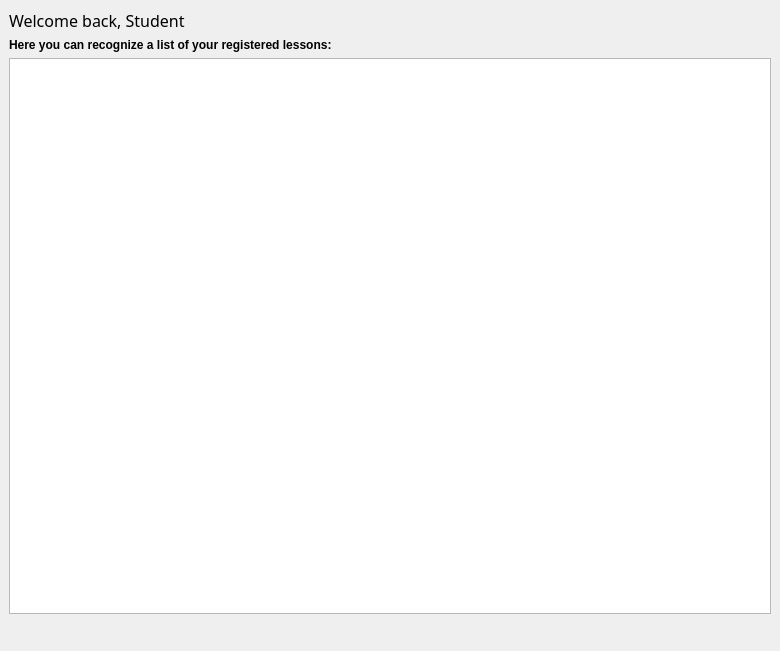
<?xml version="1.0" encoding="UTF-8"?>
<ui version="4.0">
 <class>StudentPanel</class>
 <widget class="QMainWindow" name="StudentPanel">
  <property name="geometry">
   <rect>
    <x>0</x>
    <y>0</y>
    <width>780</width>
    <height>651</height>
   </rect>
  </property>
  <property name="windowTitle">
   <string>MainWindow</string>
  </property>
  <widget class="QWidget" name="centralwidget">
   <layout class="QVBoxLayout" name="mainLayout">
    <item>
     <layout class="QHBoxLayout" name="welcomeLayout">
      <item>
       <widget class="QLabel" name="welcomeLabel">
        <property name="font">
         <font>
          <family>Segoe Print</family>
          <pointsize>12</pointsize>
         </font>
        </property>
        <property name="text">
         <string>Welcome back, Student</string>
        </property>
       </widget>
      </item>
      <item>
       <spacer name="horizontalSpacer">
        <property name="orientation">
         <enum>Qt::Orientation::Horizontal</enum>
        </property>
        <property name="sizeHint" stdset="0">
         <size>
          <width>40</width>
          <height>20</height>
         </size>
        </property>
       </spacer>
      </item>
      <item>
       <widget class="QPushButton" name="editProfileButton">
        <property name="toolTip">
         <string>Edit Your Profile</string>
        </property>
        <property name="text">
         <string/>
        </property>
        <property name="icon">
         <iconset resource="../../resources/main.qrc">
          <normaloff>:/root/dialogs/edit.png</normaloff>:/root/dialogs/edit.png</iconset>
        </property>
        <property name="iconSize">
         <size>
          <width>32</width>
          <height>32</height>
         </size>
        </property>
        <property name="flat">
         <bool>true</bool>
        </property>
       </widget>
      </item>
      <item>
       <widget class="QPushButton" name="viewProfileButton">
        <property name="toolTip">
         <string>View Your Profile</string>
        </property>
        <property name="text">
         <string/>
        </property>
        <property name="icon">
         <iconset resource="../../resources/main.qrc">
          <normaloff>:/root/dialogs/show.png</normaloff>:/root/dialogs/show.png</iconset>
        </property>
        <property name="iconSize">
         <size>
          <width>32</width>
          <height>32</height>
         </size>
        </property>
        <property name="flat">
         <bool>true</bool>
        </property>
       </widget>
      </item>
     </layout>
    </item>
    <item>
     <layout class="QVBoxLayout" name="lessonLayout">
      <item>
       <widget class="QLabel" name="title">
        <property name="font">
         <font>
          <bold>true</bold>
         </font>
        </property>
        <property name="text">
         <string>Here you can recognize a list of your registered lessons:</string>
        </property>
       </widget>
      </item>
      <item>
       <widget class="QTableView" name="registeredLessonsView">
        <property name="font">
         <font>
          <bold>true</bold>
         </font>
        </property>
        <property name="frameShadow">
         <enum>QFrame::Shadow::Plain</enum>
        </property>
        <property name="selectionBehavior">
         <enum>QAbstractItemView::SelectionBehavior::SelectRows</enum>
        </property>
       </widget>
      </item>
     </layout>
    </item>
    <item>
     <layout class="QHBoxLayout" name="controlLayout">
      <item>
       <spacer name="controlLeftSpacer">
        <property name="orientation">
         <enum>Qt::Orientation::Horizontal</enum>
        </property>
        <property name="sizeHint" stdset="0">
         <size>
          <width>40</width>
          <height>20</height>
         </size>
        </property>
       </spacer>
      </item>
      <item>
       <widget class="QPushButton" name="addLessonButton">
        <property name="font">
         <font>
          <bold>true</bold>
         </font>
        </property>
        <property name="toolTip">
         <string>Register</string>
        </property>
        <property name="text">
         <string/>
        </property>
        <property name="icon">
         <iconset resource="../../resources/main.qrc">
          <normaloff>:/root/dialogs/add.png</normaloff>:/root/dialogs/add.png</iconset>
        </property>
        <property name="iconSize">
         <size>
          <width>32</width>
          <height>32</height>
         </size>
        </property>
        <property name="flat">
         <bool>true</bool>
        </property>
       </widget>
      </item>
      <item>
       <widget class="QPushButton" name="removeLessonButton">
        <property name="font">
         <font>
          <bold>true</bold>
         </font>
        </property>
        <property name="toolTip">
         <string>Unregister</string>
        </property>
        <property name="text">
         <string/>
        </property>
        <property name="icon">
         <iconset resource="../../resources/main.qrc">
          <normaloff>:/root/dialogs/delete.png</normaloff>:/root/dialogs/delete.png</iconset>
        </property>
        <property name="iconSize">
         <size>
          <width>32</width>
          <height>32</height>
         </size>
        </property>
        <property name="flat">
         <bool>true</bool>
        </property>
       </widget>
      </item>
      <item>
       <widget class="QPushButton" name="showLessonButton">
        <property name="font">
         <font>
          <bold>true</bold>
         </font>
        </property>
        <property name="toolTip">
         <string>View</string>
        </property>
        <property name="text">
         <string/>
        </property>
        <property name="icon">
         <iconset resource="../../resources/main.qrc">
          <normaloff>:/root/dialogs/show.png</normaloff>:/root/dialogs/show.png</iconset>
        </property>
        <property name="iconSize">
         <size>
          <width>32</width>
          <height>32</height>
         </size>
        </property>
        <property name="flat">
         <bool>true</bool>
        </property>
       </widget>
      </item>
      <item>
       <spacer name="controlRightSpacer">
        <property name="orientation">
         <enum>Qt::Orientation::Horizontal</enum>
        </property>
        <property name="sizeHint" stdset="0">
         <size>
          <width>40</width>
          <height>20</height>
         </size>
        </property>
       </spacer>
      </item>
     </layout>
    </item>
   </layout>
  </widget>
 </widget>
 <resources>
  <include location="../../resources/main.qrc"/>
 </resources>
 <connections>
  <connection>
   <sender>viewProfileButton</sender>
   <signal>clicked()</signal>
   <receiver>StudentPanel</receiver>
   <slot>viewProfile()</slot>
   <hints>
    <hint type="sourcelabel">
     <x>741</x>
     <y>38</y>
    </hint>
    <hint type="destinationlabel">
     <x>771</x>
     <y>81</y>
    </hint>
   </hints>
  </connection>
  <connection>
   <sender>editProfileButton</sender>
   <signal>clicked()</signal>
   <receiver>StudentPanel</receiver>
   <slot>editProfile()</slot>
   <hints>
    <hint type="sourcelabel">
     <x>690</x>
     <y>30</y>
    </hint>
    <hint type="destinationlabel">
     <x>619</x>
     <y>57</y>
    </hint>
   </hints>
  </connection>
  <connection>
   <sender>removeLessonButton</sender>
   <signal>clicked()</signal>
   <receiver>StudentPanel</receiver>
   <slot>removeLesson()</slot>
   <hints>
    <hint type="sourcelabel">
     <x>382</x>
     <y>621</y>
    </hint>
    <hint type="destinationlabel">
     <x>518</x>
     <y>638</y>
    </hint>
   </hints>
  </connection>
  <connection>
   <sender>registeredLessonsView</sender>
   <signal>activated(QModelIndex)</signal>
   <receiver>StudentPanel</receiver>
   <slot>viewLesson()</slot>
   <hints>
    <hint type="sourcelabel">
     <x>411</x>
     <y>243</y>
    </hint>
    <hint type="destinationlabel">
     <x>424</x>
     <y>41</y>
    </hint>
   </hints>
  </connection>
  <connection>
   <sender>showLessonButton</sender>
   <signal>clicked()</signal>
   <receiver>StudentPanel</receiver>
   <slot>viewLesson()</slot>
   <hints>
    <hint type="sourcelabel">
     <x>429</x>
     <y>613</y>
    </hint>
    <hint type="destinationlabel">
     <x>551</x>
     <y>607</y>
    </hint>
   </hints>
  </connection>
  <connection>
   <sender>registeredLessonsView</sender>
   <signal>clicked(QModelIndex)</signal>
   <receiver>StudentPanel</receiver>
   <slot>toggleControlButtons()</slot>
   <hints>
    <hint type="sourcelabel">
     <x>281</x>
     <y>249</y>
    </hint>
    <hint type="destinationlabel">
     <x>354</x>
     <y>35</y>
    </hint>
   </hints>
  </connection>
 </connections>
 <slots>
  <slot>viewProfile()</slot>
  <slot>editProfile()</slot>
  <slot>removeLesson()</slot>
  <slot>viewLesson()</slot>
  <slot>toggleControlButtons()</slot>
 </slots>
</ui>
